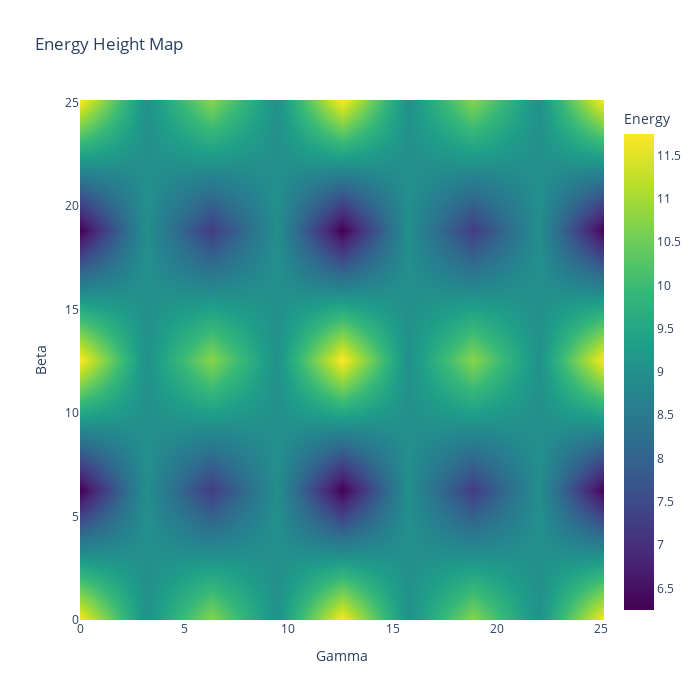

The notebook cell saved with this chart:
### Code cell
fig = go.Figure(data =
    go.Contour(x = gamma[0], y = beta[:,0], z=energy, colorscale='Viridis', contours_coloring='heatmap', line_width = 0
    ))
fig.update_traces(colorbar_title = 'Energy')

fig.update_layout(title='Energy Height Map', xaxis_title='Gamma', yaxis_title='Beta', autosize=False,
                  width=700, height=700,
                 )
fig.show()

### Figure 1 — Plotly figure (JSON) as saved in the notebook; plotly's stock layout.template omitted (floating-point values rounded to 4 significant figures)
{"data": [{"colorbar": {"title": {"text": "Energy"}}, "colorscale": [[0, "#440154"], [0.1111, "#482878"], [0.2222, "#3e4989"], [0.3333, "#31688e"], [0.4444, "#26828e"], [0.5556, "#1f9e89"], [0.6667, "#35b779"], [0.7778, "#6ece58"], [0.8889, "#b5de2b"], [1, "#fde725"]], "contours": {"coloring": "heatmap"}, "line": {"width": 0}, "type": "contour", "x": [0, 3.142, 6.283, 9.425, 12.57, 15.71, 18.85, 21.99, 25.13], "y": [0, 3.142, 6.283, 9.425, 12.57, 15.71, 18.85, 21.99, 25.13], "z": [[11.75, 9.0, 10.75, 9.0, 11.75, 9.0, 10.75, 9.0, 11.75], [9.0, 9.0, 9.0, 9.0, 9.0, 9.0, 9.0, 9.0, 9.0], [6.25, 9.0, 7.25, 9.0, 6.25, 9.0, 7.25, 9.0, 6.25], [9.0, 9.0, 9.0, 9.0, 9.0, 9.0, 9.0, 9.0, 9.0], [11.75, 9.0, 10.75, 9.0, 11.75, 9.0, 10.75, 9.0, 11.75], [9.0, 9, 9.0, 9.0, 9.0, 9.0, 9.0, 9.0, 9.0], [6.25, 9, 7.25, 9.0, 6.25, 9.0, 7.25, 9.0, 6.25], [9.0, 9.0, 9.0, 9.0, 9.0, 9.0, 9.0, 9.0, 9.0], [11.75, 9.0, 10.75, 9.0, 11.75, 9.0, 10.75, 9.0, 11.75]]}], "layout": {"autosize": false, "height": 700, "title": {"text": "Energy Height Map"}, "width": 700, "xaxis": {"title": {"text": "Gamma"}}, "yaxis": {"title": {"text": "Beta"}}}}
